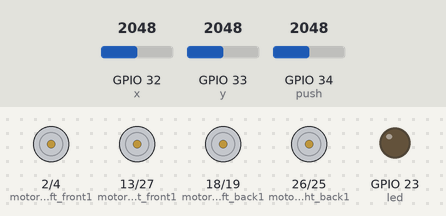
This program was run on a simulated ESP32 board running MicroPython. Shown: motor-driver pin pairs drawn as motors (green arrow = first pin HIGH = forward, orange = second pin HIGH = backward, longer = more drive), output pins drawn as LEDs (lit = HIGH). Inputs (shaded band) come from the test bench; at power-on: GPIO 32 (x) = 2048, GPIO 33 (y) = 2048, GPIO 34 (push) = 2048 (analog values on the 0–4095 scale).

Above: at 2.2 s.
2.3 s: GPIO 32 (x) set to 3184
3.8 s: GPIO 32 (x) set to 3293
At 5.0 s:
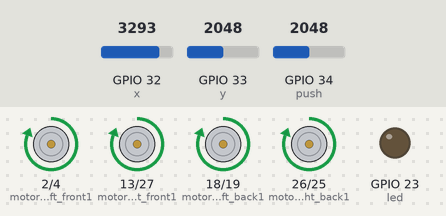
5.3 s: GPIO 33 (y) set to 3193
6.8 s: GPIO 33 (y) set to 3276
At 7.5 s:
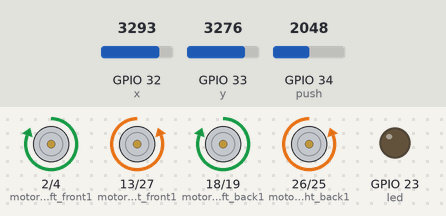
8.3 s: GPIO 34 (push) set to 0
At 8.6 s:
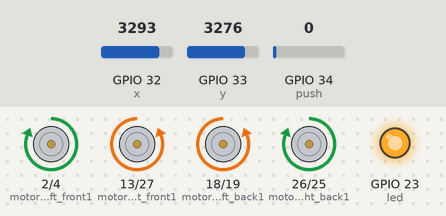
9.8 s: GPIO 33 (y) set to 3210
At 11.0 s:
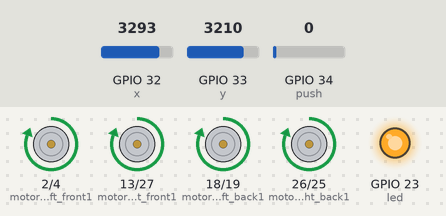
Timing chart, 0 to 12.3 s (numbered marks = the images above; inputs shaded):
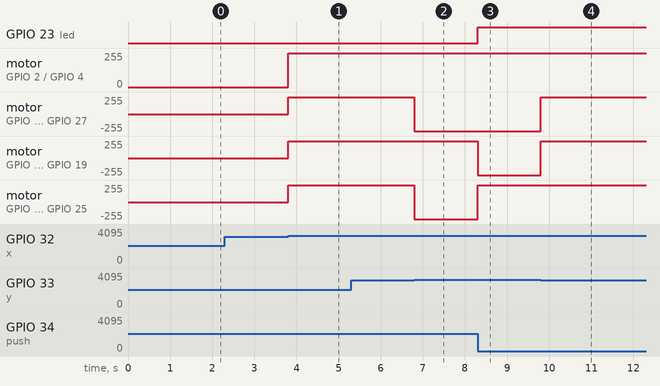

Measured:
- the behaviour switches between 3249 and 3250 on GPIO 32 (x) (found by bisection; images 0 and 1)
- the behaviour switches between 3249 and 3250 on GPIO 33 (y) (found by bisection; images 1 and 2)
- after the input at 2.3 s, every drawn part: stays the same
- after the input at 3.8 s, motor on GPIO 2 (motor_left_front1) / GPIO 4 (motor_left_front2), motor on GPIO 13 (motor_right_front1) / GPIO 27 (motor_right_front2), motor on GPIO 18 (motor_left_back1) / GPIO 19 (motor_left_back2), motor on GPIO 26 (motor_right_back1) / GPIO 25 (motor_right_back2): stopped → forward 255/255 at once
- after the input at 5.3 s, every drawn part: stays the same
- after the input at 6.8 s, motor on GPIO 13 (motor_right_front1) / GPIO 27 (motor_right_front2), motor on GPIO 26 (motor_right_back1) / GPIO 25 (motor_right_back2): forward 255/255 → backward 255/255 at once
- after the input at 8.3 s, GPIO 23 (led): LOW → HIGH at once; motor on GPIO 18 (motor_left_back1) / GPIO 19 (motor_left_back2): forward 255/255 → backward 255/255 at once; motor on GPIO 26 (motor_right_back1) / GPIO 25 (motor_right_back2): backward 255/255 → forward 255/255 at once
- after the input at 9.8 s, motor on GPIO 13 (motor_right_front1) / GPIO 27 (motor_right_front2), motor on GPIO 18 (motor_left_back1) / GPIO 19 (motor_left_back2): backward 255/255 → forward 255/255 at once

The program:

movecar.py
```python
#I have a main.py on my esp32 with one simple line " import movecar "
#I haven't worked out how to have lines of code move onto a new line when they become too long in IDLE yet :(
from machine import Pin,ADC
from time import sleep_ms

# y and x joystick input pins
y=ADC(Pin(33))# Left and Right axis Anolag to digital conversion, current voltage range is 1 volt or 1024
y.atten(ADC.ATTN_11DB) # Change the maxium input range or voltage to 3.6v, im using 3.3 volts so it should read around 3350
x=ADC(Pin(32)) # Forwards and backwards, same as above
x.atten(ADC.ATTN_11DB)# Same as above

# Push button on the joystick to change modes, i'm going to swap this out for a off/on switch connecting ground and Pin 34 when switched on
push=ADC(Pin(34))# Same as above
push.atten(ADC.ATTN_11DB)
push_value=False # Set the starting controller mode to drive with Forwards,backwards,Left and right. When push_value==True Left and right will swap for sideways movements

# Label Pin 23 as a led to see which mode the push_value is in, when push_value==True the led on Pin 23 will turn on
led=Pin(23,Pin.OUT)# Label Pin 23 as an output Pin
led.off()# Turn off Pin 23 as for some reason some pins always start with 3.3v as there base value.

#Label my motors
motor_left_front1=Pin(2,Pin.OUT)#Pins are grouped in groups of 2, as you need to switch the two pins to be opposite on a motor to drive it. eg; off and on
motor_left_front2=Pin(4,Pin.OUT)

motor_left_back1=Pin(18,Pin.OUT)
motor_left_back2=Pin(19,Pin.OUT)

motor_right_front1=Pin(13,Pin.OUT)
motor_right_front2=Pin(27,Pin.OUT)

motor_right_back1=Pin(26,Pin.OUT)
motor_right_back2=Pin(25,Pin.OUT)

#Turning all the motor pins off because some will start in on position, this code can be put in the main.py "labeling the pins and turning them off"
motor_left_front1.off()
motor_left_front2.off()
motor_left_back1.off()
motor_left_back2.off()
motor_right_front1.off()
motor_right_front2.off()
motor_right_back1.off()
motor_right_back2.off()

#Turn off all motors
def stop():
	motor_right_front1.off()
	motor_right_back1.off()
	motor_right_front2.off()
	motor_right_back2.off()
	motor_left_front1.off()
	motor_left_back1.off()
	motor_left_front2.off()
	motor_left_back2.off()

#Turn on its centre mass in counter clock wise
def mass_ccw():
	motor_left_back2.on()
	motor_right_front1.on()

#Turn on its centre mass in clock wise
def mass_cw():
        motor_left_front1.on()
        motor_right_back2.on()

#Move sideways towards the right ##Added turn off to all none needed motors at the start of all movements to enable quick changing of direction.
def right_sideways():
	motor_right_front2.off()
	motor_right_back1.off()
	motor_left_front1.off()
	motor_left_back2.off()

	motor_right_front1.on()
	motor_right_back2.on()
	motor_left_front2.on()
	motor_left_back1.on()

#Move sideways towards the left
def left_sideways():
	motor_right_front1.off()
	motor_right_back2.off()
	motor_left_front2.off()
	motor_left_back1.off()

	motor_right_front2.on()
	motor_right_back1.on()
	motor_left_front1.on()
	motor_left_back2.on()

#Move forwards
def forwards():
        motor_right_front2.off()
	motor_right_back2.off()
	motor_left_front2.off()
	motor_left_back2.off()

	motor_right_front1.on()
	motor_right_back1.on()
	motor_left_front1.on()
	motor_left_back1.on()

#Move backwards
def backwards():
	motor_right_front1.off()
	motor_right_back1.off()
	motor_left_front1.off()
	motor_left_back1.off()

	motor_right_front2.on()
	motor_right_back2.on()
	motor_left_front2.on()
	motor_left_back2.on()

#Turn right
def right():
	motor_right_front2.off()
	motor_right_back2.off()
	motor_left_front1.off()
	motor_left_back1.off()

	motor_right_front1.on()
	motor_right_back1.on()
	motor_left_front2.on()
	motor_left_back2.on()

#Turn left
def left():
	motor_right_front1.off()
	motor_right_back1.off()
	motor_left_front2.off()
	motor_left_back2.off()

	motor_right_front2.on()
	motor_right_back2.on()
	motor_left_front1.on()
	motor_left_back1.on()
sleep_ms(1000) #Sleep delay to allow for usb connection before it's trapped in the while loop

while True: #Loop forever
        sleep_ms(2)# Smallest amount of delay to allow the motors to turn on
        if push.read()==0: # Check if Pin 34 has been pushed down with a 0v reading
                push_value=True # push_value=True means it is in sideways drive mode
                led.on() # Turn on the led to reflect which mode it is in
        else: # The first time the joystick push down button is pressed it enter's this, changing the controller mode to sideways
                push_value=False # push_value=False means it is in normal drive mode
                led.off() # Turn off the led to reflect which mode it is in

	if y.read() <=50: # Check Pin 33, if the value is less than 150 the joystick has been pushed right
                if push_value==True: # Check the controller mode
                        right_sideways() # Move sideways to the right if it's True
                else: # if push_value==False turn right
                        right()

	elif y.read()>=3250: # Check Pin 33, if the value is greater than 3150 the joystick has been pushed left
                if push_value==True: # Check the controller mode
                        left_sideways() # Move sideways to the left if it's True
                else: # if push_value==False turn left
                        left()

	elif x.read() <=50: # Check Pin 32, if the value is less than 150 the joystick has been pushed backwards
                #if push_value==True: #Commented out because it's currently not working, the motors are coded right though
                        #mass_ccw() # Correct motor directions currently not working though
                #else:
                backwards() # Move backwards
	elif x.read() >=3250:
                #if push_value==True: # Same as above
                        #mass_cw() # Same as above
                #else:
                forwards() # Move forwards
	else: # if all of the above conditions aren't met turn the motors off
		stop() # Turns the motors off
```
